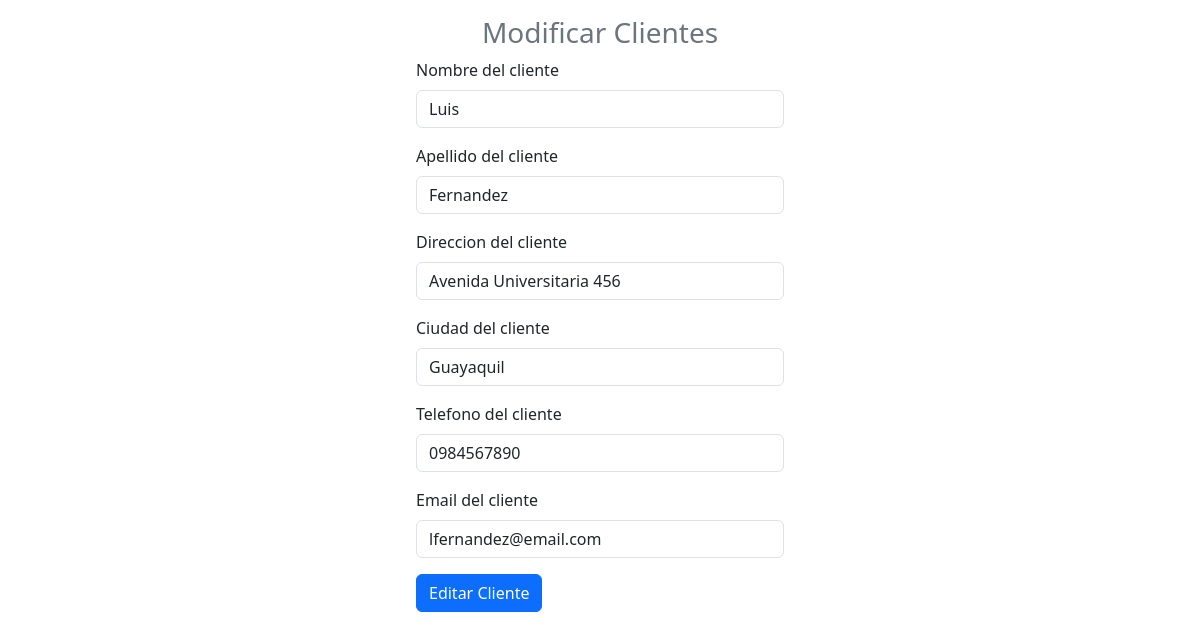
Screenshot of /modificar_cliente.php?id=3 with the database file from the repository.
### tables this page shows
CREATE TABLE IF NOT EXISTS `clientes` (
  `ClienteID` int(11) NOT NULL AUTO_INCREMENT,
  `Nombre` varchar(100) NOT NULL,
  `Apellido` varchar(100) NOT NULL,
  `Direccion` varchar(200) DEFAULT NULL,
  `Ciudad` varchar(100) DEFAULT NULL,
  `Telefono` varchar(15) DEFAULT NULL,
  `Email` varchar(100) NOT NULL,
  PRIMARY KEY (`ClienteID`),
  UNIQUE KEY `Email` (`Email`)
);

### modificar_cliente.php (the view, shortened to what this page needs)
<?php
include "/xampp/htdocs/API_Bootstrap/Modelo/conexion.php";
$id = $_GET["id"];
$sql = $conexion->query("select * from clientes where ClienteID=$id");
?>
<!DOCTYPE html>
<html lang="en">
<head>
    <link href="https://cdn.jsdelivr.net/npm/bootstrap@5.3.3/dist/css/bootstrap.min.css" rel="stylesheet">
</head>
<body>
    <form class="col-4 p-3 m-auto" method="POST">
        <h3 class="text-center text-secondary">Modificar Clientes</h3>
        <?php
        include "/xampp/htdocs/API_Bootstrap/Controlador/modificar_cliente.php";
        while ($datos = $sql->fetch_object()) { ?>
            <div class="mb-3">
                <label for="exampleInputEmail1" class="form-label">Nombre del cliente</label>
                <input type="text" class="form-control" name="Nombre" value="<?= $datos->Nombre?>">
            </div>
            <div class="mb-3">
                <label for="exampleInputEmail1" class="form-label">Apellido del cliente</label>
                <input type="text" class="form-control" name="Apellido" value="<?= $datos->Apellido?>">
            </div>
            <div class="mb-3">
                <label for="exampleInputEmail1" class="form-label">Direccion del cliente</label>
                <input type="text" class="form-control" name="Direccion" value="<?= $datos->Direccion?>">
            </div>
            <div class="mb-3">
                <label for="exampleInputEmail1" class="form-label">Ciudad del cliente</label>
                <input type="text" class="form-control" name="Ciudad" value="<?= $datos->Ciudad?>">
            </div>
            <div class="mb-3">
                <label for="exampleInputEmail1" class="form-label">Telefono del cliente</label>
                <input type="text" class="form-control" name="Telefono" value="<?= $datos->Telefono?>">
            </div>
            <div class="mb-3">
                <label for="exampleInputEmail1" class="form-label">Email del cliente</label>
                <input type="email" class="form-control" name="Email" value="<?= $datos->Email?>">
            </div>
        <?php
        }
        ?>
        <button type="submit" class="btn btn-primary" name="btnregistrar" value="ok">Editar Cliente</button>
    </form>
</body>
</html>

### rows the page displays
clientes: Nombre "Luis", Apellido "Fernandez", Direccion "Avenida Universitaria 456", Ciudad "Guayaquil", Telefono "0984567890", Email "lfernandez@email.com"
